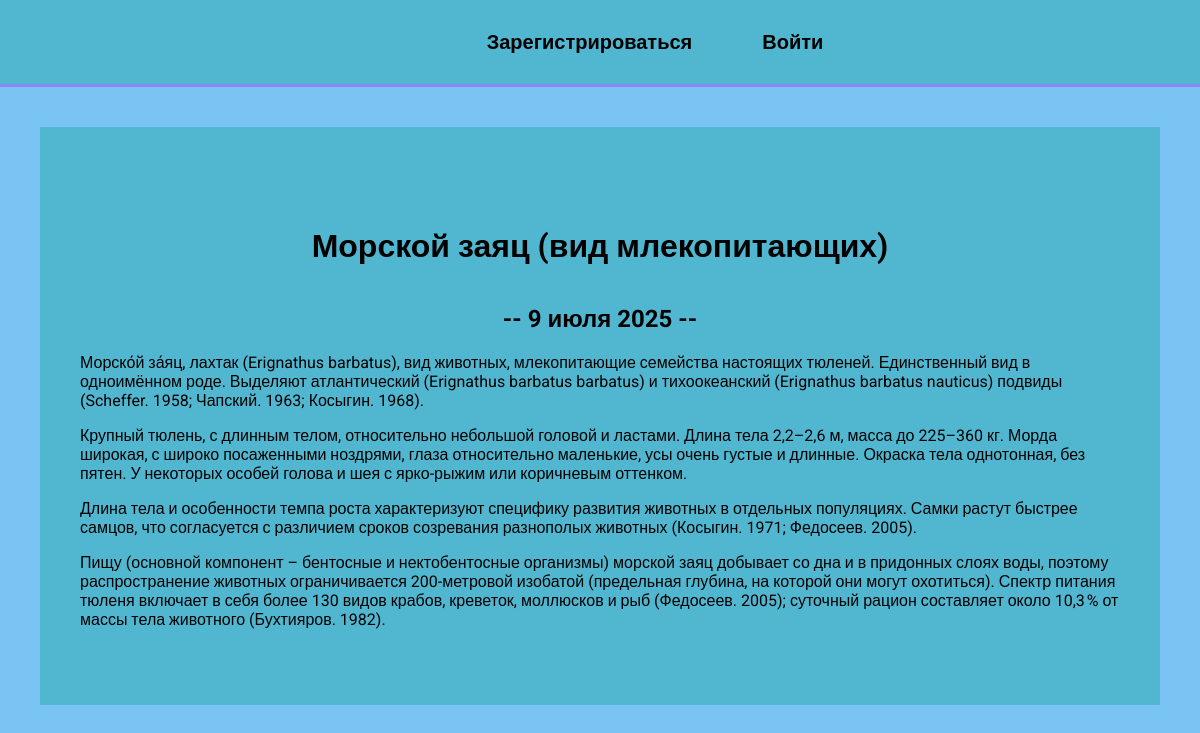
/blo/1/, run on the app's committed database.
### blo/models.py (models this page shows, shortened)
class Blo(models.Model):
    title = models.CharField(max_length=200)
    description = models.TextField()
    date = models.DateField()

### blo/views.py (the view)
# urls.py: path('<int:blo_id>/', views.detail, name ="detail"),
def detail(request, blo_id):
    blo = get_object_or_404(Blo, pk=blo_id)
    return render(request, 'blo/details.html', {'blo': blo})

### blo/templates/blo/details.html
{% extends 'dz/base.html' %}
{% block content %}
<div class="detail">
    <h1>{{ blo.title }}</h1>
    <h2>-- {{ blo.date|date:'j E Y' }} --</h2>
    {{ blo.description|safe }}
</div>
{% endblock %}

### dz/static/css/style.css (style rules this page uses)
body { font-family: "Roboto", sans-serif; background: #79c4f2; padding: 0; margin: 0; }
h1 { text-align: center; margin: 60px 0 40px; }
h2 { text-align: center; margin: 20px 0; }
.detail { background: rgb(81, 183, 208); padding: 40px 40px 60px; box-sizing: border-box; margin: 40px; }

### data on the page
Blo: title "Морской заяц (вид млекопитающих)", date "9 июля 2025", description "Морско́й за́яц, лахтак (Erignathus barbatus), вид животных, млекопитающие семейства настоящих тюленей. Единственный вид в одноимённом роде. Выделяют атлантический (Erignathus barbatus barbatus) и тихоокеанский (Erignathus barbatus nauticus) подвиды (Scheffer. 1958; Чапский. 1963; Косыгин. 1968). Крупный тюлень, с длинным телом, относительно небольшой головой и ластами. Длина тела 2,2–2,6 м, масса до 225–360 кг. Морда широкая, с широко посаженными ноздрями, глаза относительно маленькие, усы очень густые и длинные. Окраска тела однотонная, без пятен. У некоторых особей голова и шея с ярко-рыжим или коричневым оттенком. Длина тела и особенности темпа роста характеризуют специфику развития…"
